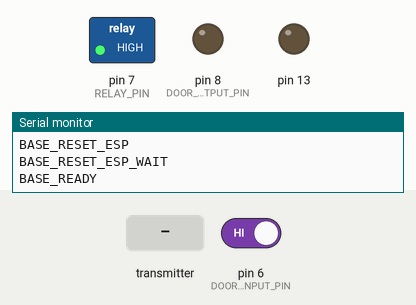
Bench run of a sketch on a simulated Arduino Uno, built with avr-gcc and run on an emulated ATmega328P. Shown: switched loads named in the sketch (green lamp = pin HIGH), output pins drawn as LEDs (lit = HIGH), the last lines printed to the serial monitor. The test bench sets the inputs (shaded band); at power-on: pin 6 (DOOR_SIGNAL_INPUT_PIN) HIGH. No radio packets arrive unless stated; pins used as bus, display or sensor lines are not drawn.

Above: at 7.2 s.
7.3 s: pin 6 (DOOR_SIGNAL_INPUT_PIN) driven LOW
At 7.36 s:
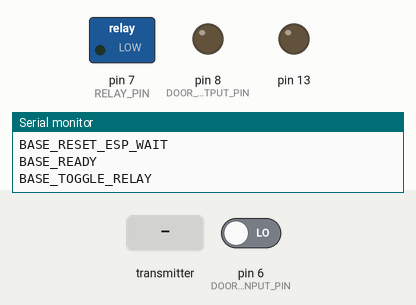
8.9 s: the transmitter starts sending buffer = 0
At 9.3 s:
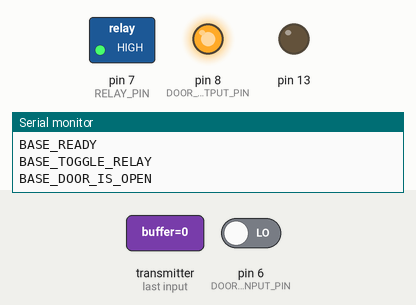
10.4 s: pin 6 (DOOR_SIGNAL_INPUT_PIN) driven HIGH
At 10.46 s:
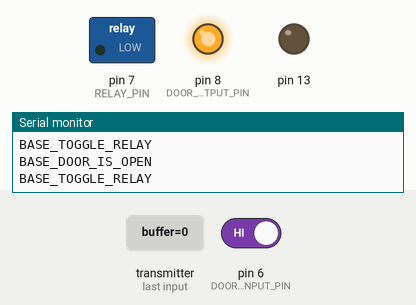
Timing chart, 0 to 13.4 s (numbered marks = the images above; inputs shaded):
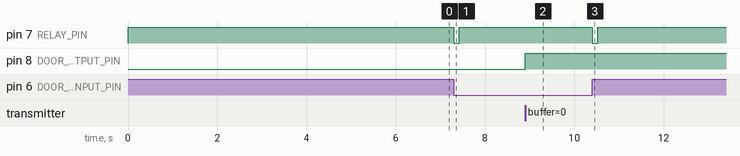

Measured:
- after the input at 7.3 s, pin 7 (RELAY_PIN): HIGH → LOW at once, → HIGH 0.13 s later
- after the input at 8.9 s, pin 8 (DOOR_STATUS_OUTPUT_PIN): LOW → HIGH at once
- after the input at 10.4 s, pin 7 (RELAY_PIN): HIGH → LOW at once, → HIGH 0.13 s later

The sketch:

arduino-basestation.ino
```cpp
#include <SoftwareSerial.h>
#include <SPI.h>
#include <nRF24L01.h>
#include <RF24.h>

#define DOOR_STATUS_OUTPUT_PIN 8
#define DOOR_SIGNAL_INPUT_PIN 6

#define DOOR_IS_OPEN HIGH
#define DOOR_IS_CLOSED LOW

#define RELAY_PIN 7

#define DEBUG_SERIAL Serial
#define ESP_SERIAL_PIN 2

#define ESP_RESET_PIN 4

#define MAX_DOOR_STATUS_WAIT_MILLIS 60000 // 60 seconds

#define DOOR_IS_CLOSED_CODE 11
#define DOOR_IS_OPEN_CODE 22

#define CEPIN 9
#define CSPIN 10

SoftwareSerial espSerial(ESP_SERIAL_PIN, 3);

int currentDoorStatus = DOOR_IS_CLOSED;
uint8_t currentDoorSignal = HIGH;

RF24 radio(CEPIN, CSPIN);
byte addresses[][6] = { "1Door" };

void setupRadio()
{
    radio.begin();
    radio.setPALevel(RF24_PA_MIN);
    radio.setAutoAck(1);
    radio.setRetries(15, 15);
    radio.openReadingPipe(0, addresses[0]);
    radio.startListening();
    // wait until initialized
    delay(1000);
}

void setup()
{
    DEBUG_SERIAL.begin(115200);
    DEBUG_SERIAL.println(F("BASESTATION"));
    espSerial.begin(115200);

    DEBUG_SERIAL.println(F("BASE_PIN_SETUP"));

    pinMode(13, OUTPUT);
    pinMode(RELAY_PIN, OUTPUT);
    digitalWrite(RELAY_PIN, HIGH);
    pinMode(DOOR_STATUS_OUTPUT_PIN, OUTPUT);
    pinMode(DOOR_SIGNAL_INPUT_PIN, INPUT_PULLUP);
    pinMode(ESP_RESET_PIN, OUTPUT);

    DEBUG_SERIAL.println(F("BASE_RADIO_SETUP"));
    setupRadio();

    DEBUG_SERIAL.println(F("BASE_INIT_DOOR_STATUS"));
    checkDoorStatus();

    resetESP();

    initializeCurrentDoorSignalIn();
    DEBUG_SERIAL.println(F("BASE_READY"));
}

void resetESP()
{
    DEBUG_SERIAL.println(F("BASE_RESET_ESP"));
    digitalWrite(ESP_RESET_PIN, LOW);
    delay(50);
    digitalWrite(ESP_RESET_PIN, HIGH);
    DEBUG_SERIAL.println(F("BASE_RESET_ESP_WAIT"));
    // wait for ESP to boot and connet
    delay(5000);
}

long prevDoorStatusCodeMillis = 0;

int getDoorStatus()
{
    long currentMillis = millis();
    if (radio.available())
    {
        uint8_t buffer;
        radio.read((uint8_t*)&buffer, sizeof(uint8_t));
        //DEBUG_SERIAL.print(F("Door status code "));
        //DEBUG_SERIAL.println(buffer);
        prevDoorStatusCodeMillis = currentMillis;
        if (buffer == DOOR_IS_CLOSED_CODE)
        {
            return DOOR_IS_CLOSED;
        }

        // if code doesn't say it's closed report open
        return DOOR_IS_OPEN;
    }
    else if ((currentMillis - prevDoorStatusCodeMillis) > MAX_DOOR_STATUS_WAIT_MILLIS)
    {
        //DEBUG_SERIAL.println(F("Door status is delayed"));
        // we have not received door status for a while, something is wrong
        return DOOR_IS_OPEN;
    }

    // no radio, return the current door status
    return currentDoorStatus;
}

int getDoorSignalIn()
{
    return digitalRead(DOOR_SIGNAL_INPUT_PIN);
}

void initializeCurrentDoorSignalIn()
{
    // always initilize with high
    currentDoorSignal = HIGH;
}

void checkDoorStatus()
{
    int s = getDoorStatus();
    if (currentDoorStatus != s)
    {
        currentDoorStatus = s;
        if (currentDoorStatus == DOOR_IS_OPEN)
        {
            DEBUG_SERIAL.println(F("BASE_DOOR_IS_OPEN"));
            digitalWrite(DOOR_STATUS_OUTPUT_PIN, DOOR_IS_OPEN);
        }
        else
        {
            DEBUG_SERIAL.println(F("BASE_DOOR_IS_CLOSED"));
            digitalWrite(DOOR_STATUS_OUTPUT_PIN, DOOR_IS_CLOSED);
        }
    }
}

void toggleRelay()
{
    digitalWrite(RELAY_PIN, LOW);
    delay(125);
    digitalWrite(RELAY_PIN, HIGH);
    delay(125);
}

void checkDoorSignalIn()
{
    uint8_t signal = getDoorSignalIn();
    if (signal == currentDoorSignal)
    {
        return;
    }
    currentDoorSignal = signal;
    DEBUG_SERIAL.println(F("BASE_TOGGLE_RELAY"));
    toggleRelay();
}

void loop()
{
    if (espSerial.available())
    {
        String c = espSerial.readString();
        DEBUG_SERIAL.print(c);
    }

    checkDoorStatus();
    checkDoorSignalIn();
}
```
